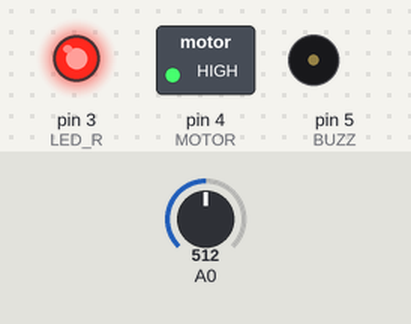
Simulated run of this sketch. Board: Arduino Uno, built with avr-gcc and run on an emulated ATmega328P. Shown: switched loads named in the sketch (green lamp = pin HIGH), output pins drawn as LEDs (lit = HIGH), buzzer (waves = sounding, pin HIGH). Dashed ring = blinking. Inputs (shaded band) come from the test bench; at power-on: A0 = 512. What the sketch prints to the serial monitor is not drawn.

Above: at 2.3 s.
2.4 s: A0 set to 1010
At 5.7 s:
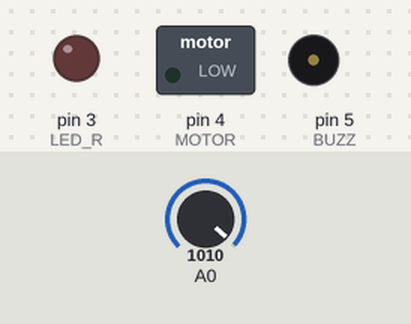
8.9 s: A0 set to 993
At 16.1 s:
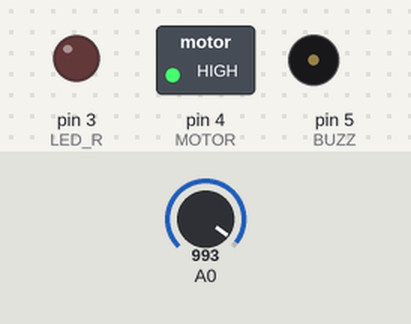
16.7 s: A0 set to 1023
At 21.3 s:
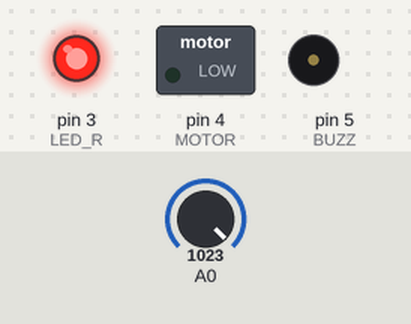
23.2 s: A0 set to 990
At 26.45 s:
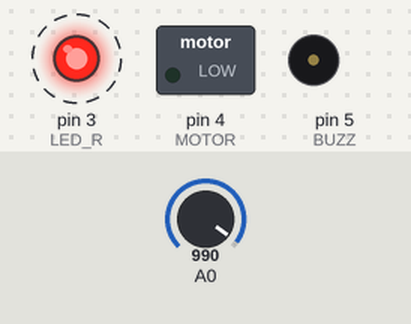
Timing chart, 0 to 30.7 s (numbered marks = the images above; inputs shaded):
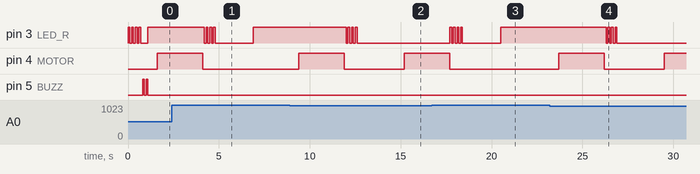

The sketch:

injetorGelSimples.ino
```cpp
int var;
//A0 = IR
int LED_R = 3;
int MOTOR = 4;
int BUZZ  = 5;

void setup()
{
  pinMode(A0, INPUT);
  pinMode(MOTOR, OUTPUT);
  pinMode(LED_R, OUTPUT);
  pinMode(BUZZ, OUTPUT);
  piscaRed();
  initBuzz();
  digitalWrite(LED_R, HIGH);

  Serial.begin(115200);

}

void loop()
{

  injetor();

}

void injetor()
{
  var = analogRead(A0);
  Serial.println(var);
  if(var<=1000)
  {
     //Serial.println("Detectado!");
     delay(500);
     digitalWrite(MOTOR, HIGH);
     delay(2500);
     digitalWrite(MOTOR, LOW);
     piscaRed();
     delay(2000);
  }
  else
  {
    //Serial.println("Não detectado...");
    digitalWrite(MOTOR, LOW);
    digitalWrite(LED_R, HIGH);

  }
}

void piscaRed()
{
  digitalWrite(LED_R, HIGH);
  delay(100);
  digitalWrite(LED_R, LOW);
  delay(100);
  digitalWrite(LED_R, HIGH);
  delay(100);
  digitalWrite(LED_R, LOW);
  delay(100);
  digitalWrite(LED_R, HIGH);
  delay(100);
  digitalWrite(LED_R, LOW);
  delay(100);
  digitalWrite(LED_R, HIGH);
  delay(100);
  digitalWrite(LED_R, LOW);
  delay(100);
}

void initBuzz()
{
  digitalWrite(BUZZ, HIGH);
  delay(100);
  digitalWrite(BUZZ, LOW);
  delay(100);
  digitalWrite(BUZZ, HIGH);
  delay(100);
  digitalWrite(BUZZ, LOW);
}
```

Measured:
- the behaviour switches between 1001 and 1000 on A0 (found by bisection; images 1 and 2)
- after the input at 2.4 s, pin 4 (MOTOR): goes on until 4.1 s, then stays LOW
- after the input at 8.9 s, pin 3 (LED_R): alternates HIGH for 0.10 s and LOW for 0.10 s, 7 changes in all, then stays LOW, starting after 3.1 s; pin 4 (MOTOR): LOW → HIGH after 0.50 s, → LOW 2.5 s later, → HIGH 3.3 s later
- after the input at 16.7 s, pin 4 (MOTOR): goes on until 17.7 s, then stays LOW
- after the input at 23.2 s, pin 3 (LED_R): alternates HIGH for 0.10 s and LOW for 0.10 s, 7 changes in all, then stays LOW, starting after 3.1 s; pin 4 (MOTOR): LOW → HIGH after 0.50 s, → LOW 2.5 s later, → HIGH 3.3 s later
